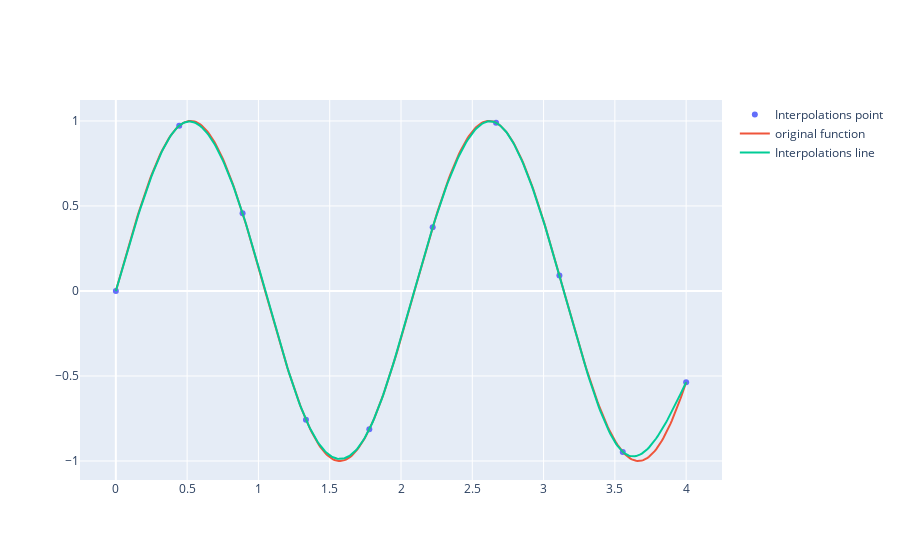

Source (notebook cell):
### Code cell
fig = go.Figure()
x1 = np.linspace(0, 4, 400)
fig.add_trace(go.Scatter(x=x, y=y, mode='markers', name="Interpolations point"))
fig.add_trace(go.Scatter(x=x1, y=foo(x1), name="original function"))
fig.add_trace(go.Scatter(x=x1, y =[sp(x) for x in x1], name="Interpolations line"))

fig.show()

### Figure 1 — Plotly figure (JSON) as saved in the notebook; plotly's stock layout.template omitted (floating-point values rounded to 4 significant figures; data arrays with more than 128 entries replaced by an {"elided": "..."} marker saying what was removed)
{"data": [{"mode": "markers", "name": "Interpolations point", "type": "scatter", "x": [0, 0.4444, 0.8889, 1.333, 1.778, 2.222, 2.667, 3.111, 3.556, 4], "y": [0, 0.9719, 0.4573, -0.7568, -0.8133, 0.3742, 0.9894, 0.09132, -0.9464, -0.5366]}, {"name": "original function", "type": "scatter", "x": {"elided": "400 float values"}, "y": {"elided": "400 float values"}}, {"name": "Interpolations line", "type": "scatter", "x": {"elided": "400 float values"}, "y": {"elided": "400 float values"}}], "layout": {}}
